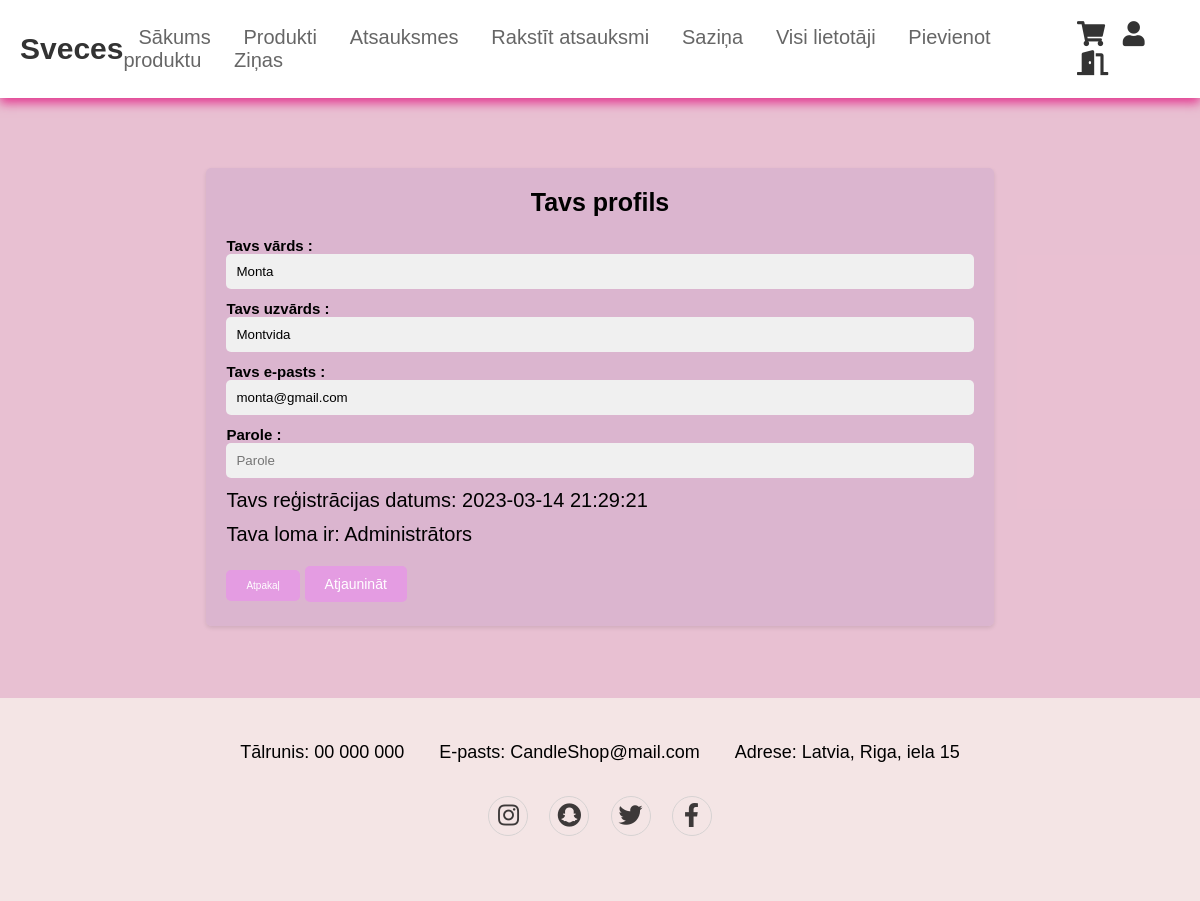
Screenshot of /user.php?uid=2 (signed in) with the database file from the repository.
### tables this page shows
CREATE TABLE `users` (
  `user_id` int(11) NOT NULL,
  `first_name` varchar(255) NOT NULL,
  `last_name` varchar(255) NOT NULL,
  `email` varchar(255) NOT NULL,
  `password` varchar(255) NOT NULL,
  `role` int(11) NOT NULL,
  `register_date` datetime NOT NULL
);

### user.php (the view, shortened to what this page needs)
<?php
include_once 'header.php';
$prof_user=$_GET['uid'];
$query="SELECT * FROM users WHERE user_id ='$prof_user'";
if ($result = mysqli_query($conn, $query)):
    $user = mysqli_fetch_assoc($result);
?>
<section class="userprof">
<div class="profile-container">
    <form action="" method="post">
        <div class="flex">
            <div class="inputBox">
                <h1 class="profile_heading"> Tavs profils </h1>
                <span>Tavs vārds : </span><br>
                <input type="text" name="first_name" required class="box" placeholder="Enter your first name" value="<?= $user['first_name']; ?>"><br><br>
                <span>Tavs uzvārds : </span><br>
                <input type="text" name="last_name" required class="box" placeholder="Enter your last name" value="<?= $user['last_name']; ?>"><br><br>
                <span>Tavs e-pasts : </span><br>
                <input type="email" name="email" required class="box" placeholder="enter your email" value="<?= $user['email']; ?>"><br><br>
                <span>Parole : </span><br>
                <input type="password" class="box" name="new_password" placeholder="Parole"/><br><br>
                <p> Tavs reģistrācijas datums: <?=$user["register_date"];?> </p><br>
                <p> Tava loma ir: <?php if($user["role"]==1):?>Administrātors<?php endif;?><?php if ($user["role"]==0):?>Lietotājs<?php endif;?></p>
                <a href="home.php" class="btn">Atpakaļ</a>
                <button type="submit" class="btn" name="update">Atjaunināt</button>
            </div>
        </div>
    </form>
</div>
</section>
<?php
endif;
include_once 'footer.php';
?>

### style.css (style rules this page uses)
* { margin:0; padding:0; box-sizing: border-box; font-family: Verdana, Geneva, Tahoma, sans-serif; outline: none; border:none; text-decoration: none; text-transform: none; transition: .2s linear; }
html { font-size: 62.5%; scroll-behavior: smooth; scroll-padding-top: 6rem; overflow-x: hidden; }
section { padding:2rem 9%; }
button { background-color: #b8115f; border: none; color: white; padding: 8px 16px; text-align: center; text-decoration: none; display: inline-block; font-size: 14px; margin: 4px 2px; cursor: pointer; }
.userprof { background-color: #e2adc5c4; min-height: 600px; }
.profile-container { width: 80%; margin: 50px auto; background-color: #d0adcd8f; padding: 20px; box-shadow: 0 2px 4px rgba(0, 0, 0, 0.1); border-radius: 5px; }
.profile_heading { margin-bottom: 20px; text-align: center; font-size: 25px; }
.flex { display: flex; flex-direction: column; gap: 20px; }
.inputBox span { font-weight: bold; font-size: 15px; }
.inputBox p { font-size: 20px; }
input[type="text"], input[type="email"], input[type="password"] { padding: 10px; border-radius: 5px; border: none; background-color: #f0f0f0; width: 100%; }
.btn { display: inline-block; padding: 10px 20px; background-color: #e49ce2; color: #fff; text-align: center; border-radius: 5px; text-decoration: none; margin-top: 20px; }

### rows the page displays
users: first_name "Monta", last_name "Montvida", email "monta@gmail.com", register_date "2023-03-14 21:29:21"
